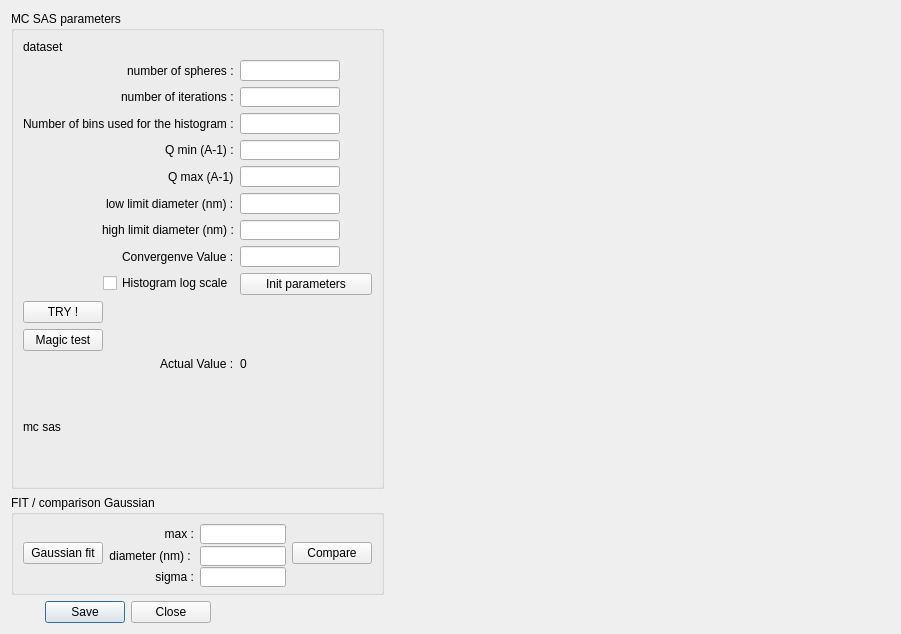
<?xml version="1.0" encoding="UTF-8"?>
<ui version="4.0">
 <class>Dialog</class>
 <widget class="QDialog" name="Dialog">
  <property name="geometry">
   <rect>
    <x>0</x>
    <y>0</y>
    <width>901</width>
    <height>634</height>
   </rect>
  </property>
  <property name="windowTitle">
   <string>Dialog</string>
  </property>
  <layout class="QHBoxLayout" name="horizontalLayout">
   <item>
    <layout class="QVBoxLayout" name="verticalLayout">
     <item>
      <widget class="QGroupBox" name="groupBox_4">
       <property name="minimumSize">
        <size>
         <width>0</width>
         <height>320</height>
        </size>
       </property>
       <property name="title">
        <string>MC SAS parameters</string>
       </property>
       <layout class="QFormLayout" name="formLayout_3">
        <property name="labelAlignment">
         <set>Qt::AlignRight|Qt::AlignTrailing|Qt::AlignVCenter</set>
        </property>
        <item row="1" column="0">
         <widget class="QLabel" name="label_2">
          <property name="minimumSize">
           <size>
            <width>0</width>
            <height>0</height>
           </size>
          </property>
          <property name="text">
           <string>number of spheres :</string>
          </property>
          <property name="alignment">
           <set>Qt::AlignLeading|Qt::AlignLeft|Qt::AlignVCenter</set>
          </property>
         </widget>
        </item>
        <item row="1" column="1">
         <widget class="QLineEdit" name="editNbSpheres">
          <property name="minimumSize">
           <size>
            <width>100</width>
            <height>20</height>
           </size>
          </property>
          <property name="maximumSize">
           <size>
            <width>100</width>
            <height>16777215</height>
           </size>
          </property>
         </widget>
        </item>
        <item row="2" column="0">
         <widget class="QLabel" name="label_3">
          <property name="minimumSize">
           <size>
            <width>0</width>
            <height>0</height>
           </size>
          </property>
          <property name="text">
           <string>number of iterations :</string>
          </property>
          <property name="alignment">
           <set>Qt::AlignLeading|Qt::AlignLeft|Qt::AlignVCenter</set>
          </property>
         </widget>
        </item>
        <item row="2" column="1">
         <widget class="QLineEdit" name="editNbIter">
          <property name="minimumSize">
           <size>
            <width>100</width>
            <height>20</height>
           </size>
          </property>
          <property name="maximumSize">
           <size>
            <width>100</width>
            <height>16777215</height>
           </size>
          </property>
         </widget>
        </item>
        <item row="3" column="0">
         <widget class="QLabel" name="label">
          <property name="minimumSize">
           <size>
            <width>0</width>
            <height>0</height>
           </size>
          </property>
          <property name="text">
           <string>Number of bins used for the histogram :</string>
          </property>
          <property name="alignment">
           <set>Qt::AlignLeading|Qt::AlignLeft|Qt::AlignVCenter</set>
          </property>
         </widget>
        </item>
        <item row="3" column="1">
         <widget class="QLineEdit" name="editHistBin">
          <property name="minimumSize">
           <size>
            <width>100</width>
            <height>20</height>
           </size>
          </property>
          <property name="maximumSize">
           <size>
            <width>100</width>
            <height>16777215</height>
           </size>
          </property>
         </widget>
        </item>
        <item row="4" column="0">
         <widget class="QLabel" name="label_6">
          <property name="minimumSize">
           <size>
            <width>0</width>
            <height>0</height>
           </size>
          </property>
          <property name="text">
           <string>Q min (A-1) :</string>
          </property>
          <property name="alignment">
           <set>Qt::AlignLeading|Qt::AlignLeft|Qt::AlignVCenter</set>
          </property>
         </widget>
        </item>
        <item row="4" column="1">
         <widget class="QLineEdit" name="editQmin">
          <property name="minimumSize">
           <size>
            <width>100</width>
            <height>20</height>
           </size>
          </property>
          <property name="maximumSize">
           <size>
            <width>100</width>
            <height>16777215</height>
           </size>
          </property>
         </widget>
        </item>
        <item row="5" column="0">
         <widget class="QLabel" name="label_7">
          <property name="minimumSize">
           <size>
            <width>0</width>
            <height>0</height>
           </size>
          </property>
          <property name="text">
           <string>Q max (A-1)</string>
          </property>
          <property name="alignment">
           <set>Qt::AlignLeading|Qt::AlignLeft|Qt::AlignVCenter</set>
          </property>
         </widget>
        </item>
        <item row="5" column="1">
         <widget class="QLineEdit" name="editQmax">
          <property name="minimumSize">
           <size>
            <width>100</width>
            <height>20</height>
           </size>
          </property>
          <property name="maximumSize">
           <size>
            <width>100</width>
            <height>16777215</height>
           </size>
          </property>
         </widget>
        </item>
        <item row="6" column="0">
         <widget class="QLabel" name="label_4">
          <property name="minimumSize">
           <size>
            <width>0</width>
            <height>0</height>
           </size>
          </property>
          <property name="text">
           <string>low limit diameter (nm) :</string>
          </property>
          <property name="alignment">
           <set>Qt::AlignLeading|Qt::AlignLeft|Qt::AlignVCenter</set>
          </property>
         </widget>
        </item>
        <item row="6" column="1">
         <widget class="QLineEdit" name="editLowLim">
          <property name="minimumSize">
           <size>
            <width>100</width>
            <height>20</height>
           </size>
          </property>
          <property name="maximumSize">
           <size>
            <width>100</width>
            <height>16777215</height>
           </size>
          </property>
         </widget>
        </item>
        <item row="7" column="0">
         <widget class="QLabel" name="label_5">
          <property name="minimumSize">
           <size>
            <width>0</width>
            <height>0</height>
           </size>
          </property>
          <property name="text">
           <string>high limit diameter (nm) :</string>
          </property>
          <property name="alignment">
           <set>Qt::AlignLeading|Qt::AlignLeft|Qt::AlignVCenter</set>
          </property>
         </widget>
        </item>
        <item row="7" column="1">
         <widget class="QLineEdit" name="editHighLim">
          <property name="minimumSize">
           <size>
            <width>100</width>
            <height>20</height>
           </size>
          </property>
          <property name="maximumSize">
           <size>
            <width>100</width>
            <height>16777215</height>
           </size>
          </property>
         </widget>
        </item>
        <item row="8" column="0">
         <widget class="QLabel" name="label_8">
          <property name="minimumSize">
           <size>
            <width>0</width>
            <height>0</height>
           </size>
          </property>
          <property name="text">
           <string>Convergenve Value :</string>
          </property>
          <property name="alignment">
           <set>Qt::AlignLeading|Qt::AlignLeft|Qt::AlignVCenter</set>
          </property>
         </widget>
        </item>
        <item row="8" column="1">
         <widget class="QLineEdit" name="editConvValue">
          <property name="minimumSize">
           <size>
            <width>100</width>
            <height>20</height>
           </size>
          </property>
          <property name="maximumSize">
           <size>
            <width>100</width>
            <height>16777215</height>
           </size>
          </property>
         </widget>
        </item>
        <item row="9" column="1">
         <widget class="QPushButton" name="btnInit">
          <property name="text">
           <string>Init parameters</string>
          </property>
         </widget>
        </item>
        <item row="0" column="0">
         <widget class="QLabel" name="labelDataset">
          <property name="maximumSize">
           <size>
            <width>16777215</width>
            <height>20</height>
           </size>
          </property>
          <property name="text">
           <string>dataset</string>
          </property>
         </widget>
        </item>
        <item row="9" column="0">
         <widget class="QCheckBox" name="checkBox">
          <property name="text">
           <string>Histogram log scale</string>
          </property>
         </widget>
        </item>
        <item row="10" column="0">
         <widget class="QPushButton" name="btnTry">
          <property name="text">
           <string>TRY !</string>
          </property>
         </widget>
        </item>
        <item row="13" column="0">
         <widget class="QLabel" name="labelCredits">
          <property name="minimumSize">
           <size>
            <width>0</width>
            <height>100</height>
           </size>
          </property>
          <property name="text">
           <string>mc sas</string>
          </property>
         </widget>
        </item>
        <item row="11" column="0">
         <widget class="QPushButton" name="pushButton">
          <property name="text">
           <string>Magic test</string>
          </property>
         </widget>
        </item>
        <item row="12" column="0">
         <widget class="QLabel" name="label_12">
          <property name="text">
           <string>Actual Value :</string>
          </property>
         </widget>
        </item>
        <item row="12" column="1">
         <widget class="QLabel" name="lblConValue">
          <property name="text">
           <string>0</string>
          </property>
         </widget>
        </item>
       </layout>
      </widget>
     </item>
     <item>
      <widget class="QGroupBox" name="groupBox_2">
       <property name="minimumSize">
        <size>
         <width>0</width>
         <height>100</height>
        </size>
       </property>
       <property name="maximumSize">
        <size>
         <width>16777215</width>
         <height>100</height>
        </size>
       </property>
       <property name="title">
        <string>FIT / comparison Gaussian</string>
       </property>
       <layout class="QHBoxLayout" name="horizontalLayout_2">
        <item>
         <widget class="QPushButton" name="btnFit">
          <property name="text">
           <string>Gaussian fit</string>
          </property>
         </widget>
        </item>
        <item>
         <layout class="QFormLayout" name="formLayout">
          <property name="labelAlignment">
           <set>Qt::AlignRight|Qt::AlignTrailing|Qt::AlignVCenter</set>
          </property>
          <item row="0" column="0">
           <widget class="QLabel" name="label_9">
            <property name="minimumSize">
             <size>
              <width>50</width>
              <height>20</height>
             </size>
            </property>
            <property name="text">
             <string>max :</string>
            </property>
            <property name="alignment">
             <set>Qt::AlignRight|Qt::AlignTrailing|Qt::AlignVCenter</set>
            </property>
           </widget>
          </item>
          <item row="0" column="1">
           <widget class="QLineEdit" name="editCompMax">
            <property name="minimumSize">
             <size>
              <width>0</width>
              <height>20</height>
             </size>
            </property>
           </widget>
          </item>
          <item row="1" column="0">
           <widget class="QLabel" name="label_10">
            <property name="minimumSize">
             <size>
              <width>50</width>
              <height>20</height>
             </size>
            </property>
            <property name="text">
             <string>diameter (nm) : </string>
            </property>
            <property name="alignment">
             <set>Qt::AlignRight|Qt::AlignTrailing|Qt::AlignVCenter</set>
            </property>
           </widget>
          </item>
          <item row="1" column="1">
           <widget class="QLineEdit" name="editCompR">
            <property name="minimumSize">
             <size>
              <width>0</width>
              <height>20</height>
             </size>
            </property>
           </widget>
          </item>
          <item row="2" column="0">
           <widget class="QLabel" name="label_11">
            <property name="minimumSize">
             <size>
              <width>50</width>
              <height>20</height>
             </size>
            </property>
            <property name="text">
             <string>sigma :</string>
            </property>
            <property name="alignment">
             <set>Qt::AlignRight|Qt::AlignTrailing|Qt::AlignVCenter</set>
            </property>
           </widget>
          </item>
          <item row="2" column="1">
           <widget class="QLineEdit" name="editCompS">
            <property name="minimumSize">
             <size>
              <width>0</width>
              <height>20</height>
             </size>
            </property>
           </widget>
          </item>
         </layout>
        </item>
        <item>
         <widget class="QPushButton" name="btnCompare">
          <property name="text">
           <string>Compare</string>
          </property>
         </widget>
        </item>
       </layout>
      </widget>
     </item>
     <item>
      <widget class="QDialogButtonBox" name="buttonBox">
       <property name="maximumSize">
        <size>
         <width>200</width>
         <height>16777215</height>
        </size>
       </property>
       <property name="orientation">
        <enum>Qt::Horizontal</enum>
       </property>
       <property name="standardButtons">
        <set>QDialogButtonBox::Close|QDialogButtonBox::Save</set>
       </property>
      </widget>
     </item>
    </layout>
   </item>
   <item>
    <layout class="QVBoxLayout" name="verticalLayout_2">
     <item>
      <widget class="MatplotlibWidget" name="matplotlibwidget" native="true">
       <property name="sizePolicy">
        <sizepolicy hsizetype="Expanding" vsizetype="Expanding">
         <horstretch>0</horstretch>
         <verstretch>0</verstretch>
        </sizepolicy>
       </property>
       <property name="minimumSize">
        <size>
         <width>500</width>
         <height>0</height>
        </size>
       </property>
      </widget>
     </item>
    </layout>
   </item>
  </layout>
 </widget>
 <customwidgets>
  <customwidget>
   <class>MatplotlibWidget</class>
   <extends>QWidget</extends>
   <header>matplotlibwidget</header>
  </customwidget>
 </customwidgets>
 <resources/>
 <connections/>
</ui>
